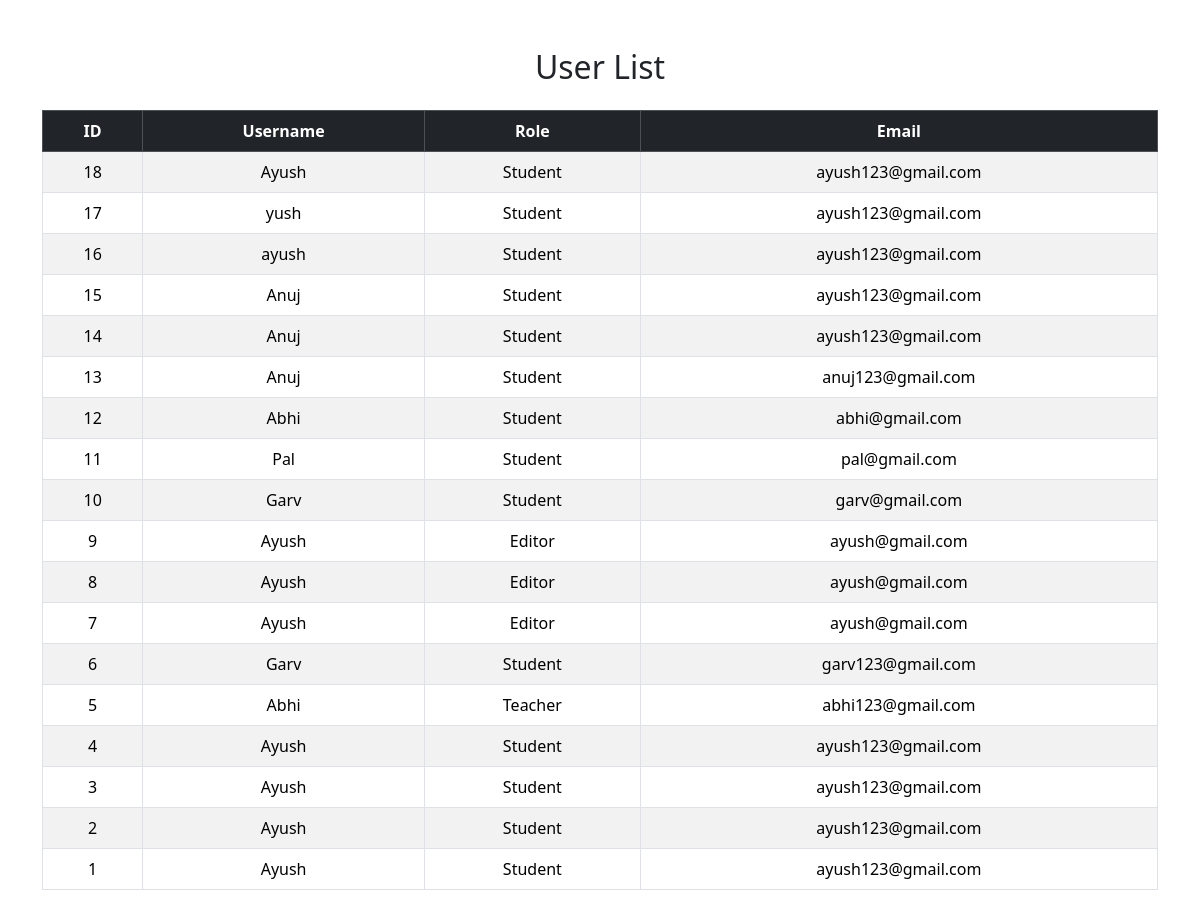
The page /show_all on the database its author committed.
### app.py (models this page shows, shortened)
class User(db.Model):
    id = db.Column(db.Integer, primary_key=True)
    username = db.Column(db.String(20), nullable=False)
    role = db.Column(db.String(120), nullable=False)
    email = db.Column(db.String(120), nullable=False)

### app.py (the view)
@app.route('/show_all')
def show_all():
    users = User.query.order_by(desc(User.id)).all()
    return render_template('index.html', users=users)

### templates/index.html (shortened to what this page needs)
<!doctype html>
<html lang="en">
<head>
  <link href="https://cdn.jsdelivr.net/npm/bootstrap@5.3.8/dist/css/bootstrap.min.css" rel="stylesheet">
</head>
<body>
<div class="container mt-5">
  <h2 class="text-center mb-4">User List</h2>
  <table class="table table-bordered table-striped text-center">
    <thead class="table-dark">
      <tr>
        <th>ID</th>
        <th>Username</th>
        <th>Role</th>
        <th>Email</th>
      </tr>
    </thead>
    <tbody>
      {% for user in users %}
      <tr>
        <td>{{ user.id }}</td>
        <td>{{ user.username }}</td>
        <td>{{ user.role }}</td>
        <td>{{ user.email }}</td>
      </tr>
      {% endfor %}
    </tbody>
  </table>
</div>
</body>
</html>

### rows shown on the page
User: id "18", username "Ayush", role "Student", email "ayush123@gmail.com"
User: id "17", username "yush", role "Student", email "ayush123@gmail.com"
User: id "16", username "ayush", role "Student", email "ayush123@gmail.com"
User: id "15", username "Anuj", role "Student", email "ayush123@gmail.com"
User: id "14", username "Anuj", role "Student", email "ayush123@gmail.com"
User: id "13", username "Anuj", role "Student", email "anuj123@gmail.com"
User: id "12", username "Abhi", role "Student", email "abhi@gmail.com"
User: id "11", username "Pal", role "Student", email "pal@gmail.com"
User: id "10", username "Garv", role "Student", email "garv@gmail.com"
User: id "9", username "Ayush", role "Editor", email "ayush@gmail.com"
User: id "8", username "Ayush", role "Editor", email "ayush@gmail.com"
User: id "7", username "Ayush", role "Editor", email "ayush@gmail.com"
User: id "6", username "Garv", role "Student", email "garv123@gmail.com"
User: id "5", username "Abhi", role "Teacher", email "abhi123@gmail.com"
User: id "4", username "Ayush", role "Student", email "ayush123@gmail.com"
User: id "3", username "Ayush", role "Student", email "ayush123@gmail.com"
User: id "2", username "Ayush", role "Student", email "ayush123@gmail.com"
User: id "1", username "Ayush", role "Student", email "ayush123@gmail.com"
